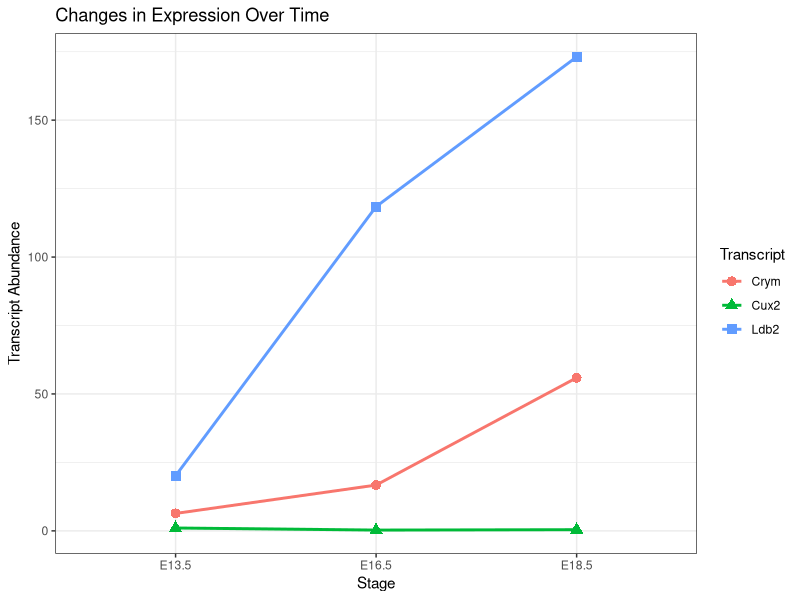

Source code (R):
Layer5 <- data.frame(Transcript = factor(c("Ldb2", "Ldb2", "Ldb2", "Crym", "Crym", "Crym", "Cux2", "Cux2", "Cux2")), Stage = factor(c("E13.5", "E16.5", "E18.5", "E13.5", "E16.5", "E18.5", "E13.5", "E16.5", "E18.5"), levels=c("E13.5", "E16.5", "E18.5")), Transcript_Abundance = c(20.12, 118.43, 173.10, 6.37, 16.73, 55.93, 1.05, 0.29, 0.43))
Layer5
library(ggplot2)
ggplot(data=Layer5, aes(x=Stage, y=Transcript_Abundance, group=Transcript, shape=Transcript, color=Transcript)) + 
  geom_line(size=1) + 
  geom_point(size=3) + 
  scale_color_hue(name="Transcript") +
  xlab("Stage") + 
  ylab("Transcript Abundance") + 
  ggtitle("Changes in Expression Over Time") +
  theme(axis.title.x=element_text(size=62, face="bold")) +
  theme(axis.title.y=element_text(size=62, face="bold")) +
  theme(legend.text=element_text(size=68)) +
  theme_bw()
